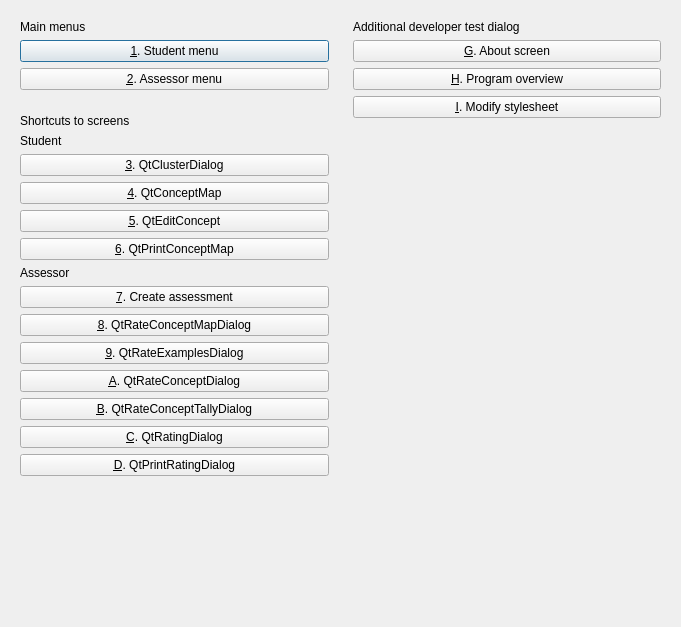
<?xml version="1.0" encoding="UTF-8"?>
<ui version="4.0">
 <class>QtMenuDialog</class>
 <widget class="QDialog" name="QtMenuDialog">
  <property name="geometry">
   <rect>
    <x>0</x>
    <y>0</y>
    <width>681</width>
    <height>627</height>
   </rect>
  </property>
  <property name="windowTitle">
   <string>Menu voor de ontwikkelaar</string>
  </property>
  <property name="windowIcon">
   <iconset resource="BrainWeaver.qrc">
    <normaloff>:/BrainWeaver/pics/Arrow14x14.png</normaloff>:/BrainWeaver/pics/Arrow14x14.png</iconset>
  </property>
  <layout class="QGridLayout" name="gridLayout">
   <item row="0" column="0">
    <widget class="QWidget" name="widget_3" native="true">
     <layout class="QVBoxLayout" name="verticalLayout_3">
      <item>
       <widget class="QLabel" name="label">
        <property name="text">
         <string>Main menus</string>
        </property>
       </widget>
      </item>
      <item>
       <widget class="QPushButton" name="button_student">
        <property name="text">
         <string>&amp;1. Student menu</string>
        </property>
        <property name="default">
         <bool>true</bool>
        </property>
       </widget>
      </item>
      <item>
       <widget class="QPushButton" name="button_assessor">
        <property name="text">
         <string>&amp;2. Assessor menu</string>
        </property>
       </widget>
      </item>
     </layout>
    </widget>
   </item>
   <item row="0" column="1" rowspan="2">
    <widget class="QWidget" name="widget_debug_2" native="true">
     <layout class="QVBoxLayout" name="verticalLayout_2">
      <item>
       <widget class="QLabel" name="label_additional_screens">
        <property name="text">
         <string>Additional developer test dialog</string>
        </property>
       </widget>
      </item>
      <item>
       <widget class="QPushButton" name="button_about">
        <property name="text">
         <string>&amp;G. About screen</string>
        </property>
       </widget>
      </item>
      <item>
       <widget class="QPushButton" name="button_overview">
        <property name="enabled">
         <bool>true</bool>
        </property>
        <property name="text">
         <string>&amp;H. Program overview</string>
        </property>
        <property name="default">
         <bool>false</bool>
        </property>
       </widget>
      </item>
      <item>
       <widget class="QPushButton" name="button_modify_stylesheet">
        <property name="text">
         <string>&amp;I. Modify stylesheet</string>
        </property>
       </widget>
      </item>
      <item>
       <spacer name="verticalSpacer_2">
        <property name="orientation">
         <enum>Qt::Vertical</enum>
        </property>
        <property name="sizeHint" stdset="0">
         <size>
          <width>20</width>
          <height>40</height>
         </size>
        </property>
       </spacer>
      </item>
     </layout>
    </widget>
   </item>
   <item row="1" column="0">
    <widget class="QWidget" name="widget_debug_1" native="true">
     <layout class="QVBoxLayout" name="verticalLayout">
      <item>
       <widget class="QLabel" name="label_main_screens">
        <property name="text">
         <string>Shortcuts to screens</string>
        </property>
       </widget>
      </item>
      <item>
       <widget class="QLabel" name="label_student">
        <property name="text">
         <string>Student</string>
        </property>
       </widget>
      </item>
      <item>
       <widget class="QPushButton" name="button_test_cluster">
        <property name="text">
         <string>&amp;3. QtClusterDialog</string>
        </property>
       </widget>
      </item>
      <item>
       <widget class="QPushButton" name="button_edit_conceptmap">
        <property name="text">
         <string>&amp;4. QtConceptMap</string>
        </property>
       </widget>
      </item>
      <item>
       <widget class="QPushButton" name="button_edit_concept">
        <property name="text">
         <string>&amp;5. QtEditConcept</string>
        </property>
       </widget>
      </item>
      <item>
       <widget class="QPushButton" name="button_print_concept_map">
        <property name="text">
         <string>&amp;6. QtPrintConceptMap</string>
        </property>
       </widget>
      </item>
      <item>
       <widget class="QLabel" name="label_assessor">
        <property name="text">
         <string>Assessor</string>
        </property>
       </widget>
      </item>
      <item>
       <widget class="QPushButton" name="button_create_assessment">
        <property name="text">
         <string>&amp;7. Create assessment</string>
        </property>
       </widget>
      </item>
      <item>
       <widget class="QPushButton" name="button_rate_concept_map">
        <property name="text">
         <string>&amp;8. QtRateConceptMapDialog</string>
        </property>
       </widget>
      </item>
      <item>
       <widget class="QPushButton" name="button_rate_examples">
        <property name="text">
         <string>&amp;9. QtRateExamplesDialog</string>
        </property>
       </widget>
      </item>
      <item>
       <widget class="QPushButton" name="button_rate_concept">
        <property name="text">
         <string>&amp;A. QtRateConceptDialog</string>
        </property>
       </widget>
      </item>
      <item>
       <widget class="QPushButton" name="button_rate_concept_auto">
        <property name="text">
         <string>&amp;B. QtRateConceptTallyDialog</string>
        </property>
       </widget>
      </item>
      <item>
       <widget class="QPushButton" name="button_rating">
        <property name="text">
         <string>&amp;C. QtRatingDialog</string>
        </property>
       </widget>
      </item>
      <item>
       <widget class="QPushButton" name="button_print_rating">
        <property name="text">
         <string>&amp;D. QtPrintRatingDialog</string>
        </property>
       </widget>
      </item>
      <item>
       <spacer name="verticalSpacer">
        <property name="orientation">
         <enum>Qt::Vertical</enum>
        </property>
        <property name="sizeHint" stdset="0">
         <size>
          <width>20</width>
          <height>80</height>
         </size>
        </property>
       </spacer>
      </item>
     </layout>
    </widget>
   </item>
  </layout>
  <zorder>widget_debug_1</zorder>
  <zorder>widget_debug_2</zorder>
  <zorder>widget_3</zorder>
 </widget>
 <tabstops>
  <tabstop>button_student</tabstop>
  <tabstop>button_assessor</tabstop>
  <tabstop>button_test_cluster</tabstop>
  <tabstop>button_edit_conceptmap</tabstop>
  <tabstop>button_print_concept_map</tabstop>
  <tabstop>button_rate_concept_map</tabstop>
  <tabstop>button_rate_examples</tabstop>
  <tabstop>button_rate_concept</tabstop>
  <tabstop>button_rate_concept_auto</tabstop>
  <tabstop>button_rating</tabstop>
  <tabstop>button_print_rating</tabstop>
  <tabstop>button_about</tabstop>
  <tabstop>button_overview</tabstop>
  <tabstop>button_modify_stylesheet</tabstop>
 </tabstops>
 <resources>
  <include location="BrainWeaver.qrc"/>
 </resources>
 <connections/>
</ui>
